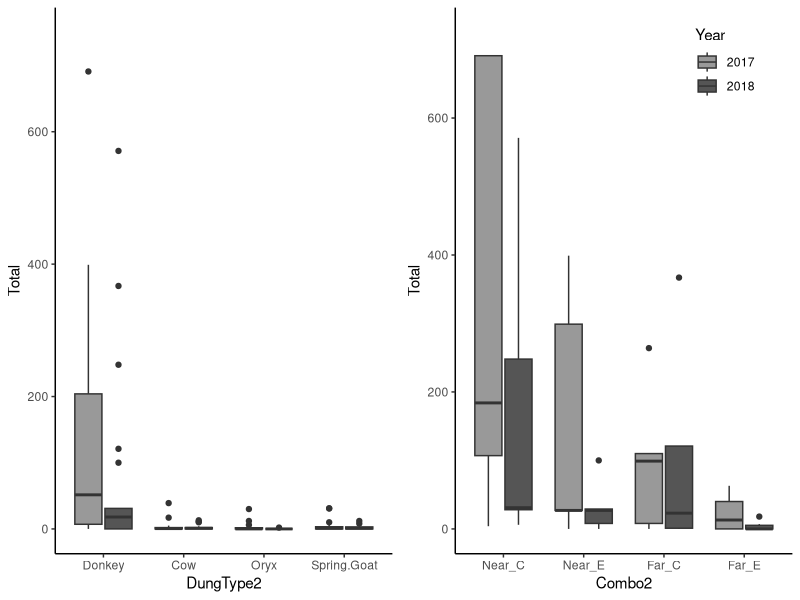

The R source for this figure:
##Code that produces the building blocks of Figure 3.
##Runs on a PC

library(tidyr)
library(zoo)
library(ggplot2)
library(dplyr)
library(ggpubr)
library(gridExtra)


dung1<- read.csv("Data/AllDungSummary_Replicate_Yr.csv", header=T)

dung1$Year<-as.factor(dung1$Year)
dung1$DungType<-as.factor(dung1$DungType)
dung1$DungType2 <- factor(dung1$DungType, levels = levels(dung1$DungType)[c(2,1,3,4)])



#Figure 3a
Fig3a<- ggplot(dung1, aes(x=DungType2, y=Total, fill=Year))+
  geom_boxplot()+
  coord_cartesian(ylim = c(0,750))+
  scale_fill_manual(values=c("#999999", "#555555")) + 
  theme_classic()+
  theme(legend.position = 'none')

#Full range plot for scale break
Fig3a_fullrange<- ggplot(dung1, aes(x=DungType2, y=Total, fill=Year))+
  geom_boxplot()+
  #coord_cartesian(ylim = c(0,750))+
  scale_fill_manual(values=c("#999999", "#555555")) + 
  theme_classic()+
  theme(legend.position = 'none')

#Subset to only the donkey dung
dung2 <- dung1 %>% filter(DungType=='Donkey')

dung2$Combo<-as.factor(dung2$Combo)
dung2$Combo2 <- factor(dung2$Combo, levels = levels(dung2$Combo)[c(3,4,1,2)])
  
Fig3b <- ggplot(dung2, aes(x=Combo2, y=Total, fill = Year))+
  geom_boxplot()+
  #scale_y_continuous(trans='log10')+
  #scale_y_sqrt()+
  coord_cartesian(ylim = c(0, 725))+
  scale_fill_manual(values=c("#999999", "#555555"))+
  theme_classic()+
  theme(legend.position = c(0.8, 0.9))+
  scale_shape_manual(values=c(5, 17))

#Full range plot for scale break
Fig3b_fullrange <- ggplot(dung2, aes(x=Combo2, y=Total, fill = Year))+
  geom_boxplot()+
  scale_fill_manual(values=c("#999999", "#555555"))+
  theme_classic()+
  theme(legend.position = c(0.8, 0.9))+
  scale_shape_manual(values=c(5, 17))

grid.arrange(Fig3a, Fig3b, ncol = 2)
Fig3<-arrangeGrob(Fig3a, Fig3b, ncol = 2)
ggsave(file="Figures/Fig3_full.png", Fig3, width = 8, height = 4, dpi = 600, units = "in", device='png')

